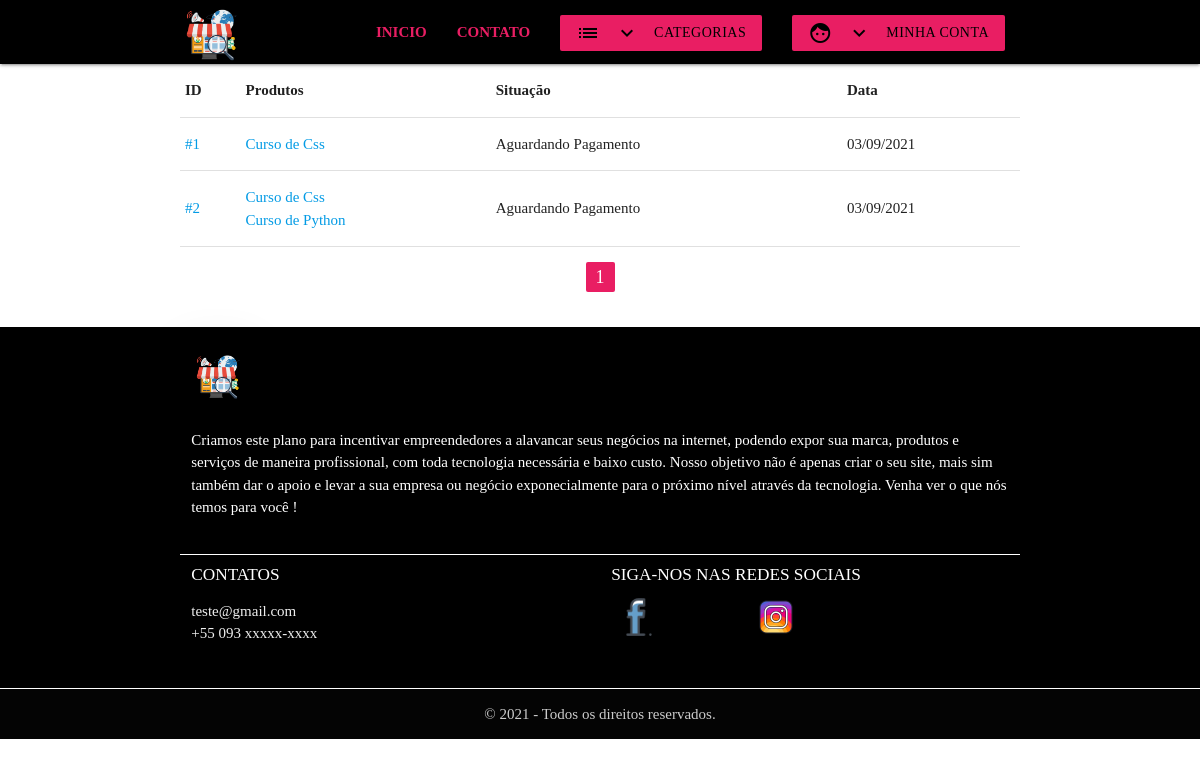
/meus-pedidos/ (signed in), run on the app's committed database.
### checkout/models.py (models this page shows, shortened)
class Pedido(models.Model):
    STATUS_ = (
        (0, 'Aguardando Pagamento'),
        (1, 'Concluída'),
        (2, 'Cancelado'),
    )
    OPCAO_PAGAMENTO_ = (
        ('pagseguro', 'PagSeguro'),
        ('paypal', 'Paypal'),
        ('deposito', 'Depósito')
    )
    usuario = models.ForeignKey(settings.AUTH_USER_MODEL, verbose_name='Usuário', on_delete=models.CASCADE)
    status = models.IntegerField('Situação', choices=STATUS_, default=0, blank=True)
    opcao_pagamento = models.CharField('Opção de pagamentos', choices=OPCAO_PAGAMENTO_, max_length=10, default='deposito')
    criado = models.DateTimeField('Criado em', auto_now_add=True)#é adicionado no momento da criação, não pode ser alterado
    modificado = models.DateTimeField('Modificado em', auto_now=True)#é adicionado no momento da modificação, pode ser alterado
    objects = GerenciadorPedido()
    class Meta:
        verbose_name = 'Pedido'
        verbose_name_plural = 'Pedidos'
    def produtos(self):
        produtos_ids = self.itens.values_list('produto')
        return Produto.objects.filter(pk__in=produtos_ids)
    def pagseguro(self):
        pg = PagSeguro(#passa as informações da conta do pagseguro que estão no settings
            email=settings.PAGSEGURO_EMAIL,
            token=settings.PAGSEGURO_TOKEN,
            config={
                'sandbox':settings.PAGSEGURO_SANDBOX
            }
        )
        pg.sender = {#envia as informações de quem está fazendo a compra, olhar a documentação para ver quais campos é necessário
            'email':self.usuario.email
        }
        pg.reference_prefix = None #este campo serve para o pagseguro nos notificar quando houver notificaações no pagamento
        pg.shipping = None #dados da entrega
        pg.reference = self.pk #id do pedido
        for item in self.itens.all():
            pg.items.append(
                {
                    'id' : item.produto.pk,
                    'description' : item.produto.nome,
                    'quantity' : item.quantidade,
                    'amount' : '%.2f' % item.preco
                }
            )
        return pg
    def paypal(self):
        paypal_dict = {
            'upload' : '1',#se houver a possibilidade de haver mais de um item no carrinho, então é obrigatório usar essa variável
            'business' : settings.PAYPAL_EMAIL,
            'invoice' : self.pk,#referencia um id de um pedido do nosso sistema
            'cmd' : '_cart',#se houver a possibilidade de haver mais de um item no carrinho, então é obrigatório usar essa variável
            'currency_code' : 'BRL',
            'charset' : 'utf-8',
        }
        index=1
        for item in self.itens.all():#itens vem do atributo nomeado na classe ItensPedido
            paypal_dict['amount_{}'.format(index)] = '%.2f' % item.preco
            paypal_dict['item_name_{}'.format(index)] = item.produto.nome
            paypal_dict['quantity_{}'.format(index)] = item.quantidade
            index += 1
        return paypal_dict

### catalog/models.py (models this page shows, shortened)
class Produto(models.Model):
    nome = models.CharField('Nome', max_length=100)
    slug = models.SlugField('Identificador', max_length=100)
    categoria = models.ForeignKey('catalog.Categoria', verbose_name='Categoria', on_delete=models.PROTECT)
    descricao = models.TextField('Descrição', blank=True)
    preco = models.DecimalField('Preço', decimal_places=2, max_digits=8)# EX: 99999999, 99
    criado = models.DateTimeField('Criado em', auto_now_add=True)
    modificado = models.DateTimeField('Modificado em', auto_now=True)
    imagem = models.ImageField(upload_to='produtos/', blank=True, null=True)
    class Meta:
        verbose_name = 'Produtos'
        verbose_name_plural = 'Produtos'
        ordering = ['nome']

### checkout/views.py (the view)
# urls.py: path('meus-pedidos/', views.ListaPedido.as_view(), name='meus-pedidos'),
class ListaPedido(LoginRequiredMixin, generic.ListView):
    template_name = 'checkout/lista_pedidos.html'
    paginate_by = 5
    def get_queryset(self):
        return Pedido.objects.filter(usuario=self.request.user)

### catalog/context_processors.py (called while the page is built)
def categorias(request):
    return {
        'categorias': Categoria.objects.all()#retorna esse dicionario que será acessível com essa chave
    }

### core_app/templatetags/core_extras.py (called while the page is built)
@register.inclusion_tag('arquivos_html/paginacao.html', takes_context=True)#takes_context recebe True para não ser preciso passar parâmetro pelo template
def paginacao(context):
    return{#vai retornar esses objetos para o arquivo paginacao.html
        'paginator' : context['paginator'],
        'request' : context['request'],
        'page_obj' : context['page_obj']
    }

### checkout/templates/checkout/lista_pedidos.html
{% extends 'arquivos_html/base.html' %}
{% load core_extras %}
{% block container %}
<table>
    <thead>
        <tr>
            <th>ID</th>
            <th>Produtos</th>
            <th>Situação</th>
            <th>Data</th>
        </tr>
        <tbody>
            {% for pedido in object_list %}
            <tr>
                <td>
                    <a href="{% url 'detalhe-pedido' pedido.pk %}">#{{ pedido.pk }}</a>
                </td>
                <td>
                    {% for produto in pedido.produtos %}
                    <a href="{% url 'detalhe-pedido' pedido.pk %}">{{ produto.nome }}</a> {% if not forloop.last %} <br>{% endif %}
                    {% endfor %}
                </td>
                <td>
                    {{ pedido.get_status_display }}
                </td>
                <td>
                    {{ pedido.criado | date:"d/m/Y" }}
                </td>
            </tr>
            {% endfor %}
        </tbody>
    </thead>
</table>
{% paginacao %}
{% endblock %}

### core_app/static/css/custom.css (style rules this page uses)
html { font-family: 'Times New Roman', Times, serif; }

### data on the page
Pedido: pk "1", status "Aguardando Pagamento", criado "03/09/2021"
Produto: nome "Curso de Css"
Pedido: pk "2", status "Aguardando Pagamento", criado "03/09/2021"
Produto: nome "Curso de Python"

### other printed values
{{ page }} "1"
